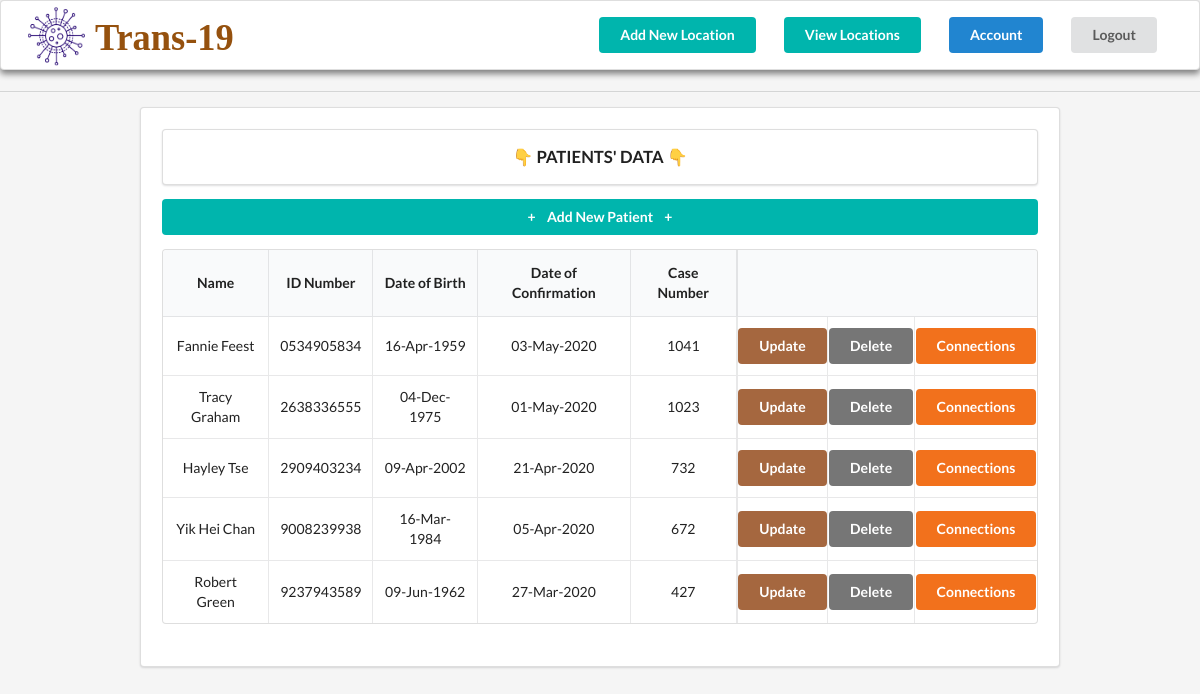
The app's page / (signed in), older data.
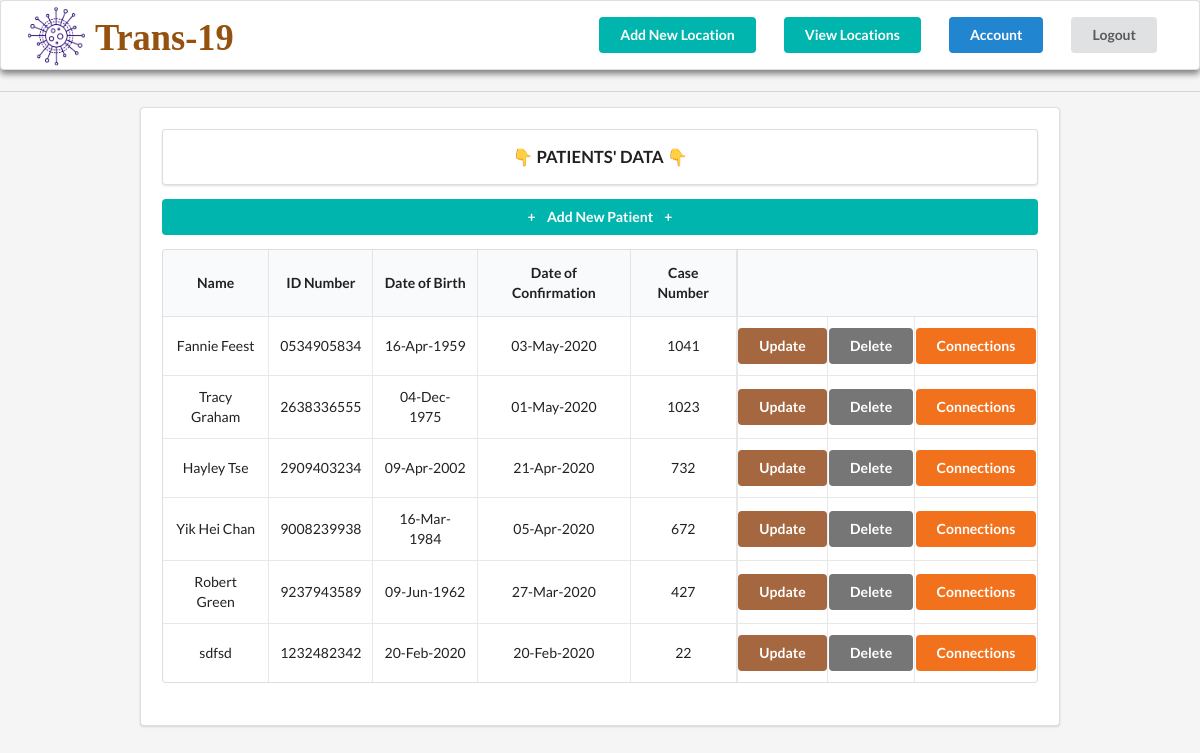
The same page, newer data.
### trans_19/models.py (models this page shows, shortened)
class Patient(models.Model):
    name = models.CharField('Name', max_length=30)
    idNum = models.CharField('ID Number', max_length=10)
    dateBirth = models.DateField('Date of Birth(YYYY-MM-DD)')
    dateConfi = models.DateField('Date of Confirmation(YYYY-MM-DD)')
    caseNum = models.IntegerField('Case Number')

### trans_19/views.py (the view)
# urls.py: path('', PatientsListView.as_view(),
class PatientsListView(LoginRequiredMixin, ListView):
    model = Patient
    template_name = 'patients/home.html'
    context_object_name = 'patients'
    ordering = ['-caseNum']

### trans_19/templates/patients/home.html (shortened to what this page needs)
{% extends "patients/index.html" %}
{% block content %}
<div class="ui divider"></div>
<div class="ui segment" style="margin:0 10em; padding: 1.5em;">
  <div class="ui segment" style="text-align: center; font-weight: 700; font-size: 1.2em;">👇 PATIENTS' DATA 👇
  </div>
  <table class="ui celled table" style="text-align: center; margin-bottom: 1.5em;">
    <div>
      <a class="ui teal button" href="{%url 'trans_19_addPatientRecord' %}" style="width: 100%;">+<span
          style="margin:0 0.8em">Add New
          Patient</span>+</a>
    </div>
    <thead>
      <tr>
        <th>Name</th>
        <th>ID Number</th>
        <th>Date of Birth</th>
        <th>Date of Confirmation</th>
        <th>Case Number</th>
        <th colspan="3" style="border-left:0.2em solid rgba(34,36,38,.1);"></th>
      </tr>
    </thead>
    <tbody>
      {% for patient in patients %}
      <tr class='patients' style="cursor:pointer;" onMouseOver="this.style.backgroundColor='rgb(240,240,240)'"
        onMouseOut="this.style.backgroundColor='rgb(255,255,255)'" data-href="{%url 'trans_19_patient' patient.id %}">
        <td id='Name'>{{patient.name}}</td>
        <td data-label="ID">{{patient.idNum}}</td>
        <td data-label="Birth">{{patient.dateBirth|date:"d-M-Y"}}</td>
        <td data-label="Confirm">{{patient.dateConfi|date:"d-M-Y"}}</td>
        <td data-label="CaseNum">{{patient.caseNum}}</td>
        <td style="border-left:0.2em solid rgba(34,36,38,.1); padding-left:0.05em; padding-right:0.05em; "><a
            class="ui brown button" href="{%url 'trans_19_updatePatientRecord' patient.id %}"
            style="margin:0">Update</a>
        </td>
        <td style="padding-left:0.05em; padding-right:0.05em;"><a class="ui grey button"
            href="{%url 'trans_19_deletePatientRecord' patient.id%}" style="margin:0">Delete</a>
        </td>
        <td style="padding-left:0.05em; padding-right:0.05em;"><a class="ui orange button"
            href="{%url 'trans_19_patient_connections' patient.id%}" style="margin:0">Connections</a>
        </td>
      </tr>
      {% endfor %}
    </tbody>
  </table>
</div>
{% endblock content %}

Row changes from the older to the newer data that the page shows:
added Patient: name "sdfsd", idNum "1232482342", dateBirth "20-Feb-2020", dateConfi "20-Feb-2020", caseNum "22"
